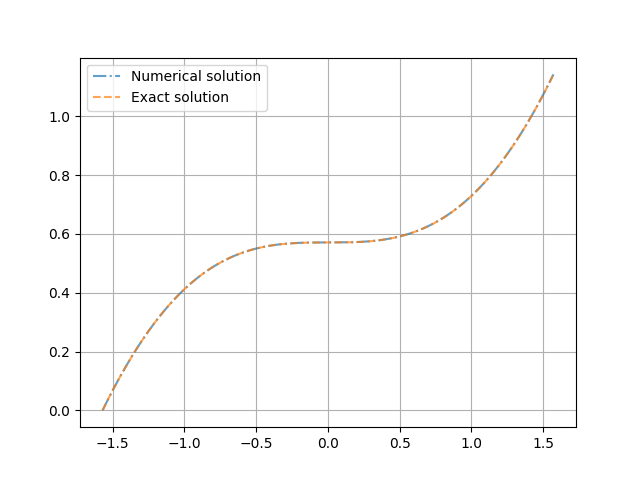

Reproduce this figure in Python.
"""Using the run-through method to solve the difference analog of the boundary value problem
y''(x) = sin(x), -pi/2 <= x <= pi/2
y(-pi/2) = a, y'(pi/2) = b

The exact solution is y(x) = -sin(x) - 1 + a + b * x + pi * b / 2

Difference analog:
y''(x) = (y_{i+1} - 2 * y_i + y_{i-1}) / h^2
y_0 = a, y_n = (beta_{n-1} + h * b) / (1 - alpha_{n-1}

Run-through method:
y_i = alpha_i * y_{i+1} + beta_i

substituting y_i into the difference analog, we get:
alpha_i = 1 / (2 - alpha_{i-1})
beta_i = (beta_{i-1} - h^2 * f_i) / (2 - alpha_{i-1})

where f_i = y''(x_i) = sin(x_i)

alpha_1 = 1 / 2
beta_1 = (a - h^2 * f_1) / 2
"""

import matplotlib.pyplot as plt
import numpy as np

if __name__ == "__main__":
    a, b = 0, 1
    h = 0.001
    x = np.arange(-np.pi / 2, np.pi / 2 + h, h)
    n = len(x)
    alpha = np.zeros(n)
    beta = np.zeros(n)
    f = np.sin(x)

    alpha[1] = 1 / 2
    beta[1] = (a - h**2 * f[1]) / 2

    for i in range(2, n - 1):
        alpha[i] = 1 / (2 - alpha[i - 1])
        beta[i] = (beta[i - 1] - h**2 * f[i]) / (2 - alpha[i - 1])

    y = np.zeros(n)
    y[0], y[-1] = a, (beta[-2] + h * b) / (1 - alpha[-2])

    for i in range(n - 2, 0, -1):
        y[i] = alpha[i] * y[i + 1] + beta[i]

    y_exact = -np.sin(x) - 1 + a + b * x + np.pi * b / 2

    plt.plot(x, y, label="Numerical solution", alpha=0.7, linestyle="-.")
    plt.plot(x, y_exact, label="Exact solution", alpha=0.7, linestyle="--")
    plt.legend()
    plt.grid()
    plt.savefig("lesson_9/run2.png")
